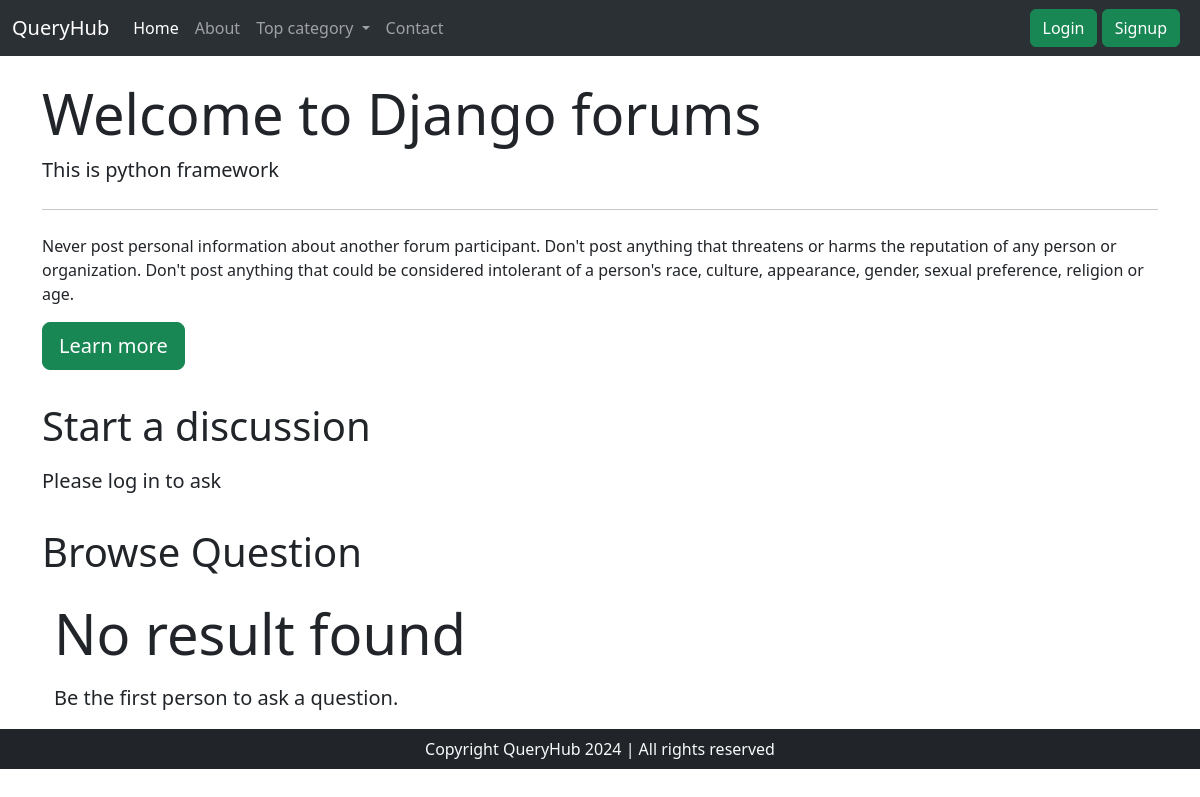
The app's page /threadlist.php?catid=3 with its own data.
### tables this page shows
CREATE TABLE `categories` (
  `category_id` int(8) NOT NULL,
  `category_name` varchar(255) NOT NULL,
  `category_description` varchar(255) NOT NULL,
  `created` timestamp NOT NULL DEFAULT current_timestamp()
);

### threadlist.php (the view, shortened to what this page needs)
<?php
    include 'partials/_dbconnect.php';
    include 'partials/_header.php';
?>
<!doctype html>
<html lang="en">
<head>
    <link href="https://cdn.jsdelivr.net/npm/bootstrap@5.3.3/dist/css/bootstrap.min.css" rel="stylesheet"
>
</head>
<body>
    <?php
        $id = $_GET['catid'];
        $sql = "SELECT * FROM `categories` WHERE category_id = $id";
        $result = mysqli_query($conn, $sql);
        while($row = mysqli_fetch_assoc($result)) {
            $catname = $row['category_name'];
            $catdesc = $row['category_description'];
        }
    ?>
    <div class="container my-4">
        <div class="jumbotron">
            <h1 class="display-4">Welcome to <?php echo $catname; ?> forums</h1>
            <p class="lead"> <?php echo $catdesc; ?> </p>
            <hr class="my-4">
            <p>Never post personal information about another forum participant. Don't post anything that threatens or
                harms the reputation of any person or organization.
                Don't post anything that could be considered intolerant of a person's race, culture, appearance, gender,
                sexual preference, religion or age.</p>
            <a class="btn btn-success btn-lg" href="#" role="button">Learn more</a>
        </div>
    </div>
    <?php
    if(isset($_SESSION['loggedin']) && $_SESSION['loggedin'] == true) {
        echo '<div class="container">
            <h1 class="py-2">Start a discussion</h1>
            <form action="'.$_SERVER["REQUEST_URI"].' " method="post">
                <div class="mb-3">
                    <label for="exampleInputEmail1" class="form-label">Problem Title</label>
                    <input type="text" class="form-control" id="title" name="title" aria-describedby="emailHelp">
                    <div id="emailHelp" class="form-text">Keep your title as short and crisp as possible</div>
                </div>
                    <input type="hidden" name="sno" value="'.$_SESSION['sno'].'">
                <div class="form-group">
                    <label for="" class="exampleformControlTextarea1">Ellaborate your concern</label>
                    <textarea class="form-control" id="desc" name="desc" rows="3"></textarea>
                </div>
                <button type="submit" class="btn btn-success">Submit</button>
            </form>
        </div>';
    }
    else {
        echo '<div class="container">
                <h1 class="py-2">Start a discussion</h1>
                <p class="lead">Please log in to ask</p>
            </div>';
    }
    ?>
    <div class="container">
        <h1 class="py-3">Browse Question</h1>
        <?php
            $noresult = true;
            if($noresult) {
                echo '<div class="jumbotron jumbotron-fluid">
                        <div class="container">
                            <p class="display-4">No result found</p>
                            <p class="lead">Be the first person to ask a question.</p>
                        </div>
                    </div>';
            }
        ?>
    </div>
    <?php include 'partials/_footer.php'; ?>
</body>
</html>

### records on screen
categories: category_name "Django", category_description "This is python framework"
